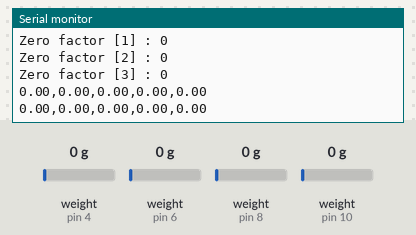
Bench run of a sketch on a simulated Arduino Uno, built with avr-gcc and run on an emulated ATmega328P. Parts: the last lines printed to the serial monitor. Inputs (shaded band) come from the test bench; at power-on: weight on the scale (sensors on pin 4, pin 6, pin 8, pin 10) 0 g.

Above: at 9.3 s.
9.4 s: weight on the scale (sensor on pin 4) set to 100 g
At 9.74 s:
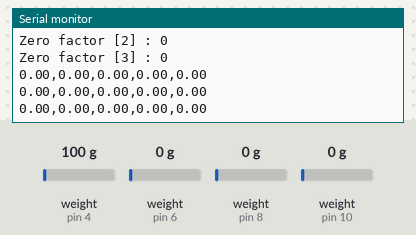
10.9 s: weight on the scale (sensor on pin 6) set to 100 g
At 11.11 s:
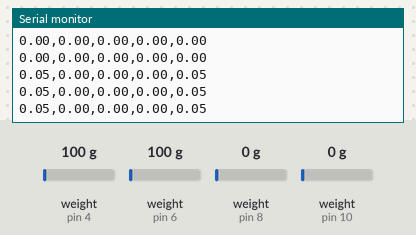
12.4 s: weight on the scale (sensor on pin 8) set to 100 g
At 12.48 s:
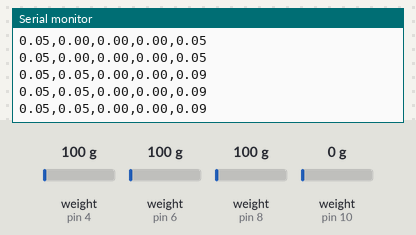
15.4 s: weight on the scale (sensor on pin 10) set to 100 g
At 15.68 s:
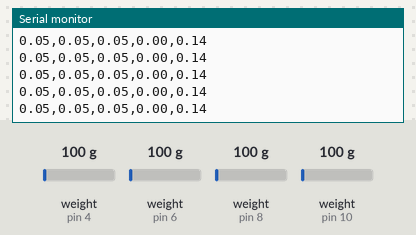
16.9 s: weight on the scale (sensor on pin 4) set to 1250 g
At 17.05 s:
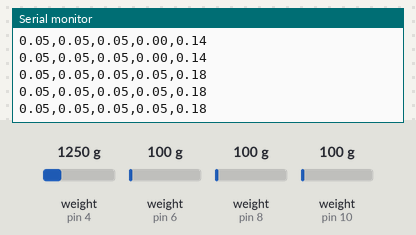
18.4 s: weight on the scale (sensor on pin 6) set to 1250 g
At 18.42 s:
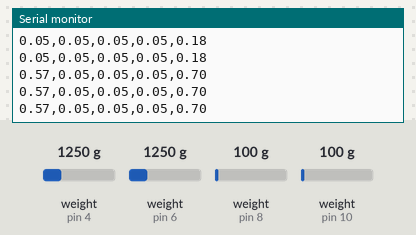
Timing chart, 0 to 20.9 s (numbered marks = the images above; inputs shaded):
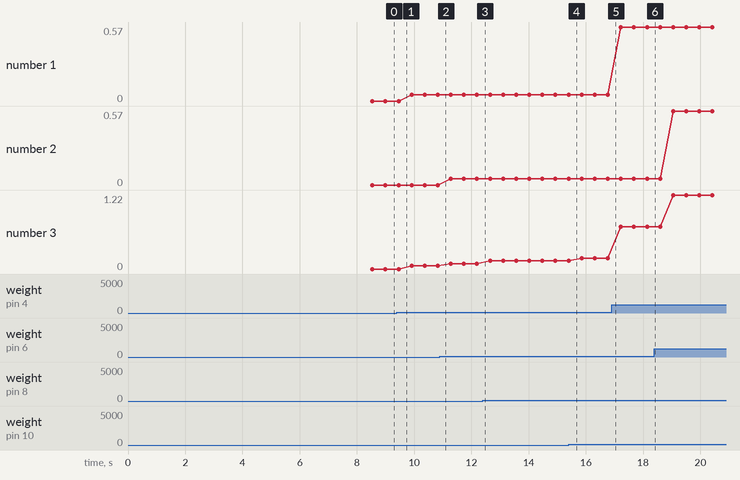

The sketch:

loadcell_sensor.ino
```cpp
// (licence header left out)
// ============================== BLE 사용을 위한 헤더 선언 및 PIN 설정
#include <SoftwareSerial.h> // 소프트웨어를 통해 직렬 통신(Serial Communication)을 구현하는 라이브러리
#include <String.h> // 문자열 처리 라이브러리

SoftwareSerial bluetooth(2, 3); // 블루투스 모듈을 선언합니다.
// ============================== BLE

#include "HX711.h"

HX711 scale[4]; //HX711 scale(DOUT, CLK);
//double calibration_factor[4] = {-18350, -17550, -17350, -16550}; //-7050 worked for my 440lb max scale setup (back up!!!)
double calibration_factor[4] = {-15350, -15050, -14850, -14850}; //-7050 worked for my 440lb max scale setup (60kg set)

//double calibration_factor[4] = {-10950, -10950, -9050, -9050}; // 켈리브레이션 재진행
double loadcell_data[4] = {0};

void setup() {
  Serial.begin(9600);
  bluetooth.begin(9600);

  // scale's DOUT and SCK begin roof ( scale[0] <DOUT> 4, <SCK> 5 -> ... -> scale[3] 10, 11 )
  for(int begin_scales = 0; begin_scales < 4; begin_scales++ ){
    scale[begin_scales].begin((begin_scales+2)*2 /*LOADCELL_DOUT_PIN*/ , (begin_scales+2)*2+1 /*LOADCELL_SCK_PIN*/ );
  }

  // massage 1 // WILL EDIT...
  Serial.println("HX711 calibration sketch");
  Serial.println("Remove all weight from scale");
  Serial.println("After readings begin, place known weight on scale");
  Serial.println("Press + or a to increase calibration factor");
  Serial.println("Press - or z to decrease calibration factor");

  // scale's scale data reset roof
  for(int reset_scales = 0; reset_scales < 4; reset_scales++){
    scale[reset_scales].set_scale(calibration_factor[reset_scales]);
    scale[reset_scales].tare(); //Reset the scale to 0
  }

  long zero_factor[4] = {0};
  for(int view = 0 ; view < 4 ; view++ ){
    zero_factor[view]=scale[view].read_average();
    Serial.print("Zero factor ["); Serial.print(view); Serial.print("] : "); //This can be used to remove the need to tare the scale. Useful in permanent scale projects.
    Serial.println(zero_factor[view]);
  }
  // delay(150);
}

void GetLoadcellData(void){ // 로드셀 데이터 불러오기
  for(int cali = 0 ; cali < 4 ; cali++){
    scale[cali].set_scale(calibration_factor[cali]); //Adjust to this calibration factor
    loadcell_data[cali] = scale[cali].get_units()*0.453592; // 로드셀 데이터를 kg으로 환산하는 코드 밎 출력
    if(loadcell_data[cali]<0) loadcell_data[cali]=-loadcell_data[cali]; // 음수 값을 양수로 바꾸어주는 연산을 진행.
  }
}

void ViewLoadcellPlotter(){ // 측정된 load 데이터를 IDE에서 플로터 형태로 모니터에 출력
  for(int serial_plotter = 0 ; serial_plotter < 4 ; serial_plotter++){
    Serial.print((loadcell_data[serial_plotter]));
    Serial.print(",");
  }
  // total length
  Serial.print(loadcell_data[0]+loadcell_data[1]+loadcell_data[2]+loadcell_data[3]);
  Serial.println("");
}

// void BluetoothDataSend(void){ // [BLE] 블루투스로 FSR 데이터 값 보내기.
//   bluetooth.println(String(int(loadcell_data[0]*1000))+"@"+String(int(loadcell_data[1]*1000))+"@"+String(int(loadcell_data[2]*1000))+"@"+String(int(loadcell_data[3]*1000))+"@"); // 문자형으로 데이터를 보내고 있음.
// }

// void BluetoothDataSend(void){ // [BLE] 블루투스로 FSR 데이터 값 보내기.
//   for(int sendDataCount = 0; sendDataCount<4; sendDataCount++){
//     bluetooth.print(String((unsigned int)(loadcell_data[sendDataCount]*1000))); // 문자형으로 데이터를 보내고 있음.
//     bluetooth.print("@");
//   }
//   bluetooth.println("");
// }

void BluetoothDataSend(void){ // [BLE] 블루투스로 FSR 데이터 값 보내기. (4개를 1개로 융합)
  double total=0;

  for(int sendDataCount = 0; sendDataCount<4; sendDataCount++){ //각각의 센서로부터 값을 전부 합함
    total+=loadcell_data[sendDataCount];
  }

  total/=10; // total 값을 10으로 나눔

  if(total>=10) total=10;
  else if(total<=0) total=0;

  bluetooth.print(String(int(total))+"@"); // 문자형으로 데이터를 보내고 있음.
  bluetooth.println("");
}

int loopCount = 0;
unsigned long timeStart;
unsigned long timeEnd;

unsigned long timeStartTotal = 0;
unsigned long timeEndTotal = 0;

void loop() {
  // timeStart = timeStartTotal = millis();
  GetLoadcellData(); // ============================== Loadcell 데이터 불러오기
  // timeEnd = millis();
  // Serial.print(timeEnd-timeStart);
  // Serial.println(" <- GetLoadcellData");

  // timeStart = millis();
  ViewLoadcellPlotter(); // ============================== Loadcell 데이터를 Serial Plotter로 출력 함수
  // timeEnd = millis();
  // Serial.print(timeEnd-timeStart);
  // Serial.println(" <- ViewLoadcellPlotter");

  //===============================================
  // this delay is able for COMFORTABLE DATA SEND
  // 결과 : 일부 지연을 주니 값을 정상적으로 전송함
  delay(50);
  //===============================================


  // timeStart = millis();
  BluetoothDataSend(); // ============================== BLE 데이터 전송 코드
  // timeEnd = millis();
  // Serial.print(timeEnd-timeStart);
  // Serial.println(" <- BluetoothDataSend");

  // timeEndTotal = millis();
  // Serial.print(timeEndTotal-timeStartTotal);
  // Serial.println(" <- TOTAL TIME");
}
```

Measured:
- plotted number 1: 0 → 0.05 after the input at 9.4 s, 0.05 → 0.57 after the input at 16.9 s
- plotted number 3: 0 → 0.05 after the input at 9.4 s, 0.05 → 0.09 after the input at 10.9 s, 0.09 → 0.14 after the input at 12.4 s, 0.14 → 0.18 after the input at 15.4 s, 0.18 → 0.7 after the input at 16.9 s
